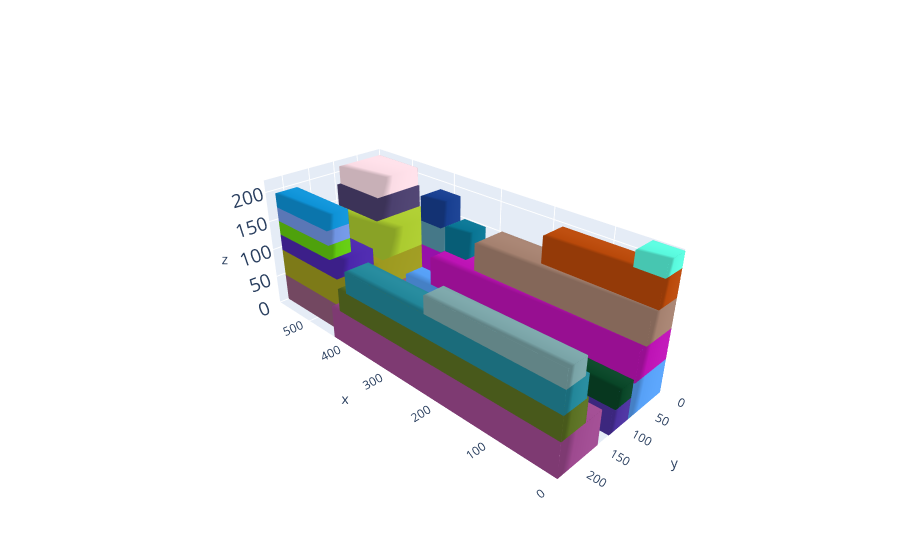

Write notebook code for a chart like this one.
### Code cell
# cont, execution_time,total_volume = MLCP_function(alpha=1,beta=0.0,gamma=0,delta=0,p=0,instance=2)
# cont, execution_time,total_volume = MLCP_function(alpha=1.0,beta=3.0,gamma=0.1,delta=0.2,p=0.02,instance=2)

L = cont.l;W = cont.w; H = cont.h

box_dims = []
for aabb in cont.aabbs:
  box_dims.append([aabb.xmin,aabb.ymin,aabb.zmin,aabb.xmax,aabb.ymax,aabb.zmax])

bxplot.plot_container([L,W,H], box_dims)

### Figure 1 — Plotly figure (JSON) as saved in the notebook; plotly's stock layout.template omitted (floating-point values rounded to 4 significant figures)
{"data": [{"color": "rgb(239.71996270309518,45.638687907709645,42.11473440961107)", "i": [7, 0, 0, 0, 4, 4, 2, 6, 4, 0, 3, 7], "j": [3, 4, 1, 2, 5, 6, 5, 5, 0, 1, 2, 2], "k": [0, 7, 2, 3, 6, 7, 1, 2, 5, 5, 7, 6], "opacity": 1, "type": "mesh3d", "x": [0, 0, 432, 432, 0, 0, 432, 432], "y": [0, 82, 82, 0, 0, 82, 82, 0], "z": [0, 0, 0, 0, 56, 56, 56, 56]}, {"color": "rgb(86.17395321614731,159.98879813027418,246.25442906032313)", "i": [7, 0, 0, 0, 4, 4, 2, 6, 4, 0, 3, 7], "j": [3, 4, 1, 2, 5, 6, 5, 5, 0, 1, 2, 2], "k": [0, 7, 2, 3, 6, 7, 1, 2, 5, 5, 7, 6], "opacity": 1, "type": "mesh3d", "x": [0, 0, 432, 432, 0, 0, 432, 432], "y": [0, 82, 82, 0, 0, 82, 82, 0], "z": [0, 0, 0, 0, 56, 56, 56, 56]}, {"color": "rgb(109.78138781756887,122.45307881513217,188.88951881251177)", "i": [7, 0, 0, 0, 4, 4, 2, 6, 4, 0, 3, 7], "j": [3, 4, 1, 2, 5, 6, 5, 5, 0, 1, 2, 2], "k": [0, 7, 2, 3, 6, 7, 1, 2, 5, 5, 7, 6], "opacity": 1, "type": "mesh3d", "x": [0, 0, 432, 432, 0, 0, 432, 432], "y": [151, 233, 233, 151, 151, 233, 233, 151], "z": [0, 0, 0, 0, 56, 56, 56, 56]}, {"color": "rgb(156.93474734160114,72.76754325219584,142.69630002205187)", "i": [7, 0, 0, 0, 4, 4, 2, 6, 4, 0, 3, 7], "j": [3, 4, 1, 2, 5, 6, 5, 5, 0, 1, 2, 2], "k": [0, 7, 2, 3, 6, 7, 1, 2, 5, 5, 7, 6], "opacity": 1, "type": "mesh3d", "x": [0, 0, 432, 432, 0, 0, 432, 432], "y": [151, 233, 233, 151, 151, 233, 233, 151], "z": [0, 0, 0, 0, 56, 56, 56, 56]}, {"color": "rgb(160.00973932087746,140.15762848449864,239.92629074510756)", "i": [7, 0, 0, 0, 4, 4, 2, 6, 4, 0, 3, 7], "j": [3, 4, 1, 2, 5, 6, 5, 5, 0, 1, 2, 2], "k": [0, 7, 2, 3, 6, 7, 1, 2, 5, 5, 7, 6], "opacity": 1, "type": "mesh3d", "x": [435, 435, 587, 587, 435, 435, 587, 587], "y": [0, 216, 216, 0, 0, 216, 216, 0], "z": [0, 0, 0, 0, 47, 47, 47, 47]}, {"color": "rgb(143.51838330286918,90.53178796828486,121.59140352094477)", "i": [7, 0, 0, 0, 4, 4, 2, 6, 4, 0, 3, 7], "j": [3, 4, 1, 2, 5, 6, 5, 5, 0, 1, 2, 2], "k": [0, 7, 2, 3, 6, 7, 1, 2, 5, 5, 7, 6], "opacity": 1, "type": "mesh3d", "x": [435, 435, 587, 587, 435, 435, 587, 587], "y": [0, 216, 216, 0, 0, 216, 216, 0], "z": [0, 0, 0, 0, 47, 47, 47, 47]}, {"color": "rgb(215.75103091171948,195.3410846701195,229.54663373615742)", "i": [7, 0, 0, 0, 4, 4, 2, 6, 4, 0, 3, 7], "j": [3, 4, 1, 2, 5, 6, 5, 5, 0, 1, 2, 2], "k": [0, 7, 2, 3, 6, 7, 1, 2, 5, 5, 7, 6], "opacity": 1, "type": "mesh3d", "x": [435, 435, 587, 587, 435, 435, 587, 587], "y": [0, 216, 216, 0, 0, 216, 216, 0], "z": [47, 47, 47, 47, 94, 94, 94, 94]}, {"color": "rgb(155.9347803661718,152.7224188084303,30.513604891228336)", "i": [7, 0, 0, 0, 4, 4, 2, 6, 4, 0, 3, 7], "j": [3, 4, 1, 2, 5, 6, 5, 5, 0, 1, 2, 2], "k": [0, 7, 2, 3, 6, 7, 1, 2, 5, 5, 7, 6], "opacity": 1, "type": "mesh3d", "x": [435, 435, 587, 587, 435, 435, 587, 587], "y": [0, 216, 216, 0, 0, 216, 216, 0], "z": [47, 47, 47, 47, 94, 94, 94, 94]}, {"color": "rgb(214.7850243144843,25.110520801253937,19.480719410284312)", "i": [7, 0, 0, 0, 4, 4, 2, 6, 4, 0, 3, 7], "j": [3, 4, 1, 2, 5, 6, 5, 5, 0, 1, 2, 2], "k": [0, 7, 2, 3, 6, 7, 1, 2, 5, 5, 7, 6], "opacity": 1, "type": "mesh3d", "x": [0, 0, 376, 376, 0, 0, 376, 376], "y": [0, 78, 78, 0, 0, 78, 78, 0], "z": [56, 56, 56, 56, 105, 105, 105, 105]}, {"color": "rgb(188.693891566413,18.672935682080197,180.62954658908473)", "i": [7, 0, 0, 0, 4, 4, 2, 6, 4, 0, 3, 7], "j": [3, 4, 1, 2, 5, 6, 5, 5, 0, 1, 2, 2], "k": [0, 7, 2, 3, 6, 7, 1, 2, 5, 5, 7, 6], "opacity": 1, "type": "mesh3d", "x": [0, 0, 376, 376, 0, 0, 376, 376], "y": [0, 78, 78, 0, 0, 78, 78, 0], "z": [56, 56, 56, 56, 105, 105, 105, 105]}, {"color": "rgb(139.31307323274316,111.81597681461506,53.75451017272592)", "i": [7, 0, 0, 0, 4, 4, 2, 6, 4, 0, 3, 7], "j": [3, 4, 1, 2, 5, 6, 5, 5, 0, 1, 2, 2], "k": [0, 7, 2, 3, 6, 7, 1, 2, 5, 5, 7, 6], "opacity": 1, "type": "mesh3d", "x": [0, 0, 412, 412, 0, 0, 412, 412], "y": [185, 233, 233, 185, 185, 233, 233, 185], "z": [56, 56, 56, 56, 94, 94, 94, 94]}, {"color": "rgb(89.58286478514468,111.51205717119944,33.72429439468622)", "i": [7, 0, 0, 0, 4, 4, 2, 6, 4, 0, 3, 7], "j": [3, 4, 1, 2, 5, 6, 5, 5, 0, 1, 2, 2], "k": [0, 7, 2, 3, 6, 7, 1, 2, 5, 5, 7, 6], "opacity": 1, "type": "mesh3d", "x": [0, 0, 412, 412, 0, 0, 412, 412], "y": [185, 233, 233, 185, 185, 233, 233, 185], "z": [56, 56, 56, 56, 94, 94, 94, 94]}, {"color": "rgb(155.95920769859788,49.44523501404612,13.632754755199926)", "i": [7, 0, 0, 0, 4, 4, 2, 6, 4, 0, 3, 7], "j": [3, 4, 1, 2, 5, 6, 5, 5, 0, 1, 2, 2], "k": [0, 7, 2, 3, 6, 7, 1, 2, 5, 5, 7, 6], "opacity": 1, "type": "mesh3d", "x": [0, 0, 392, 392, 0, 0, 392, 392], "y": [82, 126, 126, 82, 82, 126, 126, 82], "z": [0, 0, 0, 0, 36, 36, 36, 36]}, {"color": "rgb(74.97257881470257,48.84637602948821,157.64280431417802)", "i": [7, 0, 0, 0, 4, 4, 2, 6, 4, 0, 3, 7], "j": [3, 4, 1, 2, 5, 6, 5, 5, 0, 1, 2, 2], "k": [0, 7, 2, 3, 6, 7, 1, 2, 5, 5, 7, 6], "opacity": 1, "type": "mesh3d", "x": [0, 0, 392, 392, 0, 0, 392, 392], "y": [82, 126, 126, 82, 82, 126, 126, 82], "z": [0, 0, 0, 0, 36, 36, 36, 36]}, {"color": "rgb(205.27574727523267,227.61304681885895,206.07844037951688)", "i": [7, 0, 0, 0, 4, 4, 2, 6, 4, 0, 3, 7], "j": [3, 4, 1, 2, 5, 6, 5, 5, 0, 1, 2, 2], "k": [0, 7, 2, 3, 6, 7, 1, 2, 5, 5, 7, 6], "opacity": 1, "type": "mesh3d", "x": [439, 439, 587, 587, 439, 439, 587, 587], "y": [0, 124, 124, 0, 0, 124, 124, 0], "z": [94, 94, 94, 94, 140, 140, 140, 140]}, {"color": "rgb(171.4006017664302,202.87786889398882,47.41995381496339)", "i": [7, 0, 0, 0, 4, 4, 2, 6, 4, 0, 3, 7], "j": [3, 4, 1, 2, 5, 6, 5, 5, 0, 1, 2, 2], "k": [0, 7, 2, 3, 6, 7, 1, 2, 5, 5, 7, 6], "opacity": 1, "type": "mesh3d", "x": [439, 439, 587, 587, 439, 439, 587, 587], "y": [0, 124, 124, 0, 0, 124, 124, 0], "z": [94, 94, 94, 94, 140, 140, 140, 140]}, {"color": "rgb(233.80151980380663,130.0069925396832,206.1879027815649)", "i": [7, 0, 0, 0, 4, 4, 2, 6, 4, 0, 3, 7], "j": [3, 4, 1, 2, 5, 6, 5, 5, 0, 1, 2, 2], "k": [0, 7, 2, 3, 6, 7, 1, 2, 5, 5, 7, 6], "opacity": 1, "type": "mesh3d", "x": [0, 0, 392, 392, 0, 0, 392, 392], "y": [189, 233, 233, 189, 189, 233, 233, 189], "z": [94, 94, 94, 94, 130, 130, 130, 130]}, {"color": "rgb(34.10146235064873,134.52117640071052,153.32080909097937)", "i": [7, 0, 0, 0, 4, 4, 2, 6, 4, 0, 3, 7], "j": [3, 4, 1, 2, 5, 6, 5, 5, 0, 1, 2, 2], "k": [0, 7, 2, 3, 6, 7, 1, 2, 5, 5, 7, 6], "opacity": 1, "type": "mesh3d", "x": [0, 0, 392, 392, 0, 0, 392, 392], "y": [189, 233, 233, 189, 189, 233, 233, 189], "z": [94, 94, 94, 94, 130, 130, 130, 130]}, {"color": "rgb(180.85961726978846,56.341124902646335,3.7261560395910194)", "i": [7, 0, 0, 0, 4, 4, 2, 6, 4, 0, 3, 7], "j": [3, 4, 1, 2, 5, 6, 5, 5, 0, 1, 2, 2], "k": [0, 7, 2, 3, 6, 7, 1, 2, 5, 5, 7, 6], "opacity": 1, "type": "mesh3d", "x": [0, 0, 296, 296, 0, 0, 296, 296], "y": [0, 62, 62, 0, 0, 62, 62, 0], "z": [105, 105, 105, 105, 151, 151, 151, 151]}, {"color": "rgb(164.5936190931633,128.83720185300012,111.4115719148175)", "i": [7, 0, 0, 0, 4, 4, 2, 6, 4, 0, 3, 7], "j": [3, 4, 1, 2, 5, 6, 5, 5, 0, 1, 2, 2], "k": [0, 7, 2, 3, 6, 7, 1, 2, 5, 5, 7, 6], "opacity": 1, "type": "mesh3d", "x": [0, 0, 296, 296, 0, 0, 296, 296], "y": [0, 62, 62, 0, 0, 62, 62, 0], "z": [105, 105, 105, 105, 151, 151, 151, 151]}, {"color": "rgb(247.12708164153943,249.4220375595177,46.06429530506996)", "i": [7, 0, 0, 0, 4, 4, 2, 6, 4, 0, 3, 7], "j": [3, 4, 1, 2, 5, 6, 5, 5, 0, 1, 2, 2], "k": [0, 7, 2, 3, 6, 7, 1, 2, 5, 5, 7, 6], "opacity": 1, "type": "mesh3d", "x": [437, 437, 587, 587, 437, 437, 587, 587], "y": [144, 216, 216, 144, 144, 216, 216, 144], "z": [94, 94, 94, 94, 122, 122, 122, 122]}, {"color": "rgb(74.7193023495466,38.74771499381082,171.4098387163023)", "i": [7, 0, 0, 0, 4, 4, 2, 6, 4, 0, 3, 7], "j": [3, 4, 1, 2, 5, 6, 5, 5, 0, 1, 2, 2], "k": [0, 7, 2, 3, 6, 7, 1, 2, 5, 5, 7, 6], "opacity": 1, "type": "mesh3d", "x": [437, 437, 587, 587, 437, 437, 587, 587], "y": [144, 216, 216, 144, 144, 216, 216, 144], "z": [94, 94, 94, 94, 122, 122, 122, 122]}, {"color": "rgb(116.04152538904442,97.1314258310935,216.41687106952918)", "i": [7, 0, 0, 0, 4, 4, 2, 6, 4, 0, 3, 7], "j": [3, 4, 1, 2, 5, 6, 5, 5, 0, 1, 2, 2], "k": [0, 7, 2, 3, 6, 7, 1, 2, 5, 5, 7, 6], "opacity": 1, "type": "mesh3d", "x": [0, 0, 300, 300, 0, 0, 300, 300], "y": [82, 118, 118, 82, 82, 118, 118, 82], "z": [36, 36, 36, 36, 64, 64, 64, 64]}, {"color": "rgb(8.308375102642396,69.02685766827256,38.787473843897175)", "i": [7, 0, 0, 0, 4, 4, 2, 6, 4, 0, 3, 7], "j": [3, 4, 1, 2, 5, 6, 5, 5, 0, 1, 2, 2], "k": [0, 7, 2, 3, 6, 7, 1, 2, 5, 5, 7, 6], "opacity": 1, "type": "mesh3d", "x": [0, 0, 300, 300, 0, 0, 300, 300], "y": [82, 118, 118, 82, 82, 118, 118, 82], "z": [36, 36, 36, 36, 64, 64, 64, 64]}, {"color": "rgb(24.317904340598304,46.2130008343153,165.7943808330314)", "i": [7, 0, 0, 0, 4, 4, 2, 6, 4, 0, 3, 7], "j": [3, 4, 1, 2, 5, 6, 5, 5, 0, 1, 2, 2], "k": [0, 7, 2, 3, 6, 7, 1, 2, 5, 5, 7, 6], "opacity": 1, "type": "mesh3d", "x": [0, 0, 225, 225, 0, 0, 225, 225], "y": [197, 233, 233, 197, 197, 233, 233, 197], "z": [130, 130, 130, 130, 158, 158, 158, 158]}, {"color": "rgb(120.94725257340016,163.19174811371448,166.4839724930306)", "i": [7, 0, 0, 0, 4, 4, 2, 6, 4, 0, 3, 7], "j": [3, 4, 1, 2, 5, 6, 5, 5, 0, 1, 2, 2], "k": [0, 7, 2, 3, 6, 7, 1, 2, 5, 5, 7, 6], "opacity": 1, "type": "mesh3d", "x": [0, 0, 225, 225, 0, 0, 225, 225], "y": [197, 233, 233, 197, 197, 233, 233, 197], "z": [130, 130, 130, 130, 158, 158, 158, 158]}, {"color": "rgb(187.4015518430417,224.12420193463697,36.262979252763)", "i": [7, 0, 0, 0, 4, 4, 2, 6, 4, 0, 3, 7], "j": [3, 4, 1, 2, 5, 6, 5, 5, 0, 1, 2, 2], "k": [0, 7, 2, 3, 6, 7, 1, 2, 5, 5, 7, 6], "opacity": 1, "type": "mesh3d", "x": [452, 452, 587, 587, 452, 452, 587, 587], "y": [175, 216, 216, 175, 175, 216, 216, 175], "z": [122, 122, 122, 122, 146, 146, 146, 146]}, {"color": "rgb(97.43351701554735,200.71743318034282,14.401656562296976)", "i": [7, 0, 0, 0, 4, 4, 2, 6, 4, 0, 3, 7], "j": [3, 4, 1, 2, 5, 6, 5, 5, 0, 1, 2, 2], "k": [0, 7, 2, 3, 6, 7, 1, 2, 5, 5, 7, 6], "opacity": 1, "type": "mesh3d", "x": [452, 452, 587, 587, 452, 452, 587, 587], "y": [175, 216, 216, 175, 175, 216, 216, 175], "z": [122, 122, 122, 122, 146, 146, 146, 146]}, {"color": "rgb(251.4390690579463,37.57389792930276,170.54756273452293)", "i": [7, 0, 0, 0, 4, 4, 2, 6, 4, 0, 3, 7], "j": [3, 4, 1, 2, 5, 6, 5, 5, 0, 1, 2, 2], "k": [0, 7, 2, 3, 6, 7, 1, 2, 5, 5, 7, 6], "opacity": 1, "type": "mesh3d", "x": [484, 484, 587, 587, 484, 484, 587, 587], "y": [0, 96, 96, 0, 0, 96, 96, 0], "z": [140, 140, 140, 140, 178, 178, 178, 178]}, {"color": "rgb(75.52678192242239,64.18161524910036,110.25543503566297)", "i": [7, 0, 0, 0, 4, 4, 2, 6, 4, 0, 3, 7], "j": [3, 4, 1, 2, 5, 6, 5, 5, 0, 1, 2, 2], "k": [0, 7, 2, 3, 6, 7, 1, 2, 5, 5, 7, 6], "opacity": 1, "type": "mesh3d", "x": [484, 484, 587, 587, 484, 484, 587, 587], "y": [0, 96, 96, 0, 0, 96, 96, 0], "z": [140, 140, 140, 140, 178, 178, 178, 178]}, {"color": "rgb(204.13741123700842,38.769878204039834,209.7673410537644)", "i": [7, 0, 0, 0, 4, 4, 2, 6, 4, 0, 3, 7], "j": [3, 4, 1, 2, 5, 6, 5, 5, 0, 1, 2, 2], "k": [0, 7, 2, 3, 6, 7, 1, 2, 5, 5, 7, 6], "opacity": 1, "type": "mesh3d", "x": [0, 0, 184, 184, 0, 0, 184, 184], "y": [0, 45, 45, 0, 0, 45, 45, 0], "z": [151, 151, 151, 151, 194, 194, 194, 194]}, {"color": "rgb(184.5609745602189,72.87967430633073,10.006263325572231)", "i": [7, 0, 0, 0, 4, 4, 2, 6, 4, 0, 3, 7], "j": [3, 4, 1, 2, 5, 6, 5, 5, 0, 1, 2, 2], "k": [0, 7, 2, 3, 6, 7, 1, 2, 5, 5, 7, 6], "opacity": 1, "type": "mesh3d", "x": [0, 0, 184, 184, 0, 0, 184, 184], "y": [0, 45, 45, 0, 0, 45, 45, 0], "z": [151, 151, 151, 151, 194, 194, 194, 194]}, {"color": "rgb(209.48339419218223,31.777235239740723,79.64003528155368)", "i": [7, 0, 0, 0, 4, 4, 2, 6, 4, 0, 3, 7], "j": [3, 4, 1, 2, 5, 6, 5, 5, 0, 1, 2, 2], "k": [0, 7, 2, 3, 6, 7, 1, 2, 5, 5, 7, 6], "opacity": 1, "type": "mesh3d", "x": [452, 452, 587, 587, 452, 452, 587, 587], "y": [175, 216, 216, 175, 175, 216, 216, 175], "z": [146, 146, 146, 146, 170, 170, 170, 170]}, {"color": "rgb(112.1266835317338,148.70989817056983,226.9379985401388)", "i": [7, 0, 0, 0, 4, 4, 2, 6, 4, 0, 3, 7], "j": [3, 4, 1, 2, 5, 6, 5, 5, 0, 1, 2, 2], "k": [0, 7, 2, 3, 6, 7, 1, 2, 5, 5, 7, 6], "opacity": 1, "type": "mesh3d", "x": [452, 452, 587, 587, 452, 452, 587, 587], "y": [175, 216, 216, 175, 175, 216, 216, 175], "z": [146, 146, 146, 146, 170, 170, 170, 170]}, {"color": "rgb(66.51661520319013,36.29487122259392,6.518526668333838)", "i": [7, 0, 0, 0, 4, 4, 2, 6, 4, 0, 3, 7], "j": [3, 4, 1, 2, 5, 6, 5, 5, 0, 1, 2, 2], "k": [0, 7, 2, 3, 6, 7, 1, 2, 5, 5, 7, 6], "opacity": 1, "type": "mesh3d", "x": [487, 487, 587, 587, 487, 487, 587, 587], "y": [0, 89, 89, 0, 0, 89, 89, 0], "z": [178, 178, 178, 178, 209, 209, 209, 209]}, {"color": "rgb(250.46305071324662,219.90006130846223,228.95187133139387)", "i": [7, 0, 0, 0, 4, 4, 2, 6, 4, 0, 3, 7], "j": [3, 4, 1, 2, 5, 6, 5, 5, 0, 1, 2, 2], "k": [0, 7, 2, 3, 6, 7, 1, 2, 5, 5, 7, 6], "opacity": 1, "type": "mesh3d", "x": [487, 487, 587, 587, 487, 487, 587, 587], "y": [0, 89, 89, 0, 0, 89, 89, 0], "z": [178, 178, 178, 178, 209, 209, 209, 209]}, {"color": "rgb(106.939014271663,52.97202750620939,148.78381259823644)", "i": [7, 0, 0, 0, 4, 4, 2, 6, 4, 0, 3, 7], "j": [3, 4, 1, 2, 5, 6, 5, 5, 0, 1, 2, 2], "k": [0, 7, 2, 3, 6, 7, 1, 2, 5, 5, 7, 6], "opacity": 1, "type": "mesh3d", "x": [452, 452, 587, 587, 452, 452, 587, 587], "y": [175, 216, 216, 175, 175, 216, 216, 175], "z": [170, 170, 170, 170, 194, 194, 194, 194]}, {"color": "rgb(13.86784457647043,146.0131572873268,214.49156224365387)", "i": [7, 0, 0, 0, 4, 4, 2, 6, 4, 0, 3, 7], "j": [3, 4, 1, 2, 5, 6, 5, 5, 0, 1, 2, 2], "k": [0, 7, 2, 3, 6, 7, 1, 2, 5, 5, 7, 6], "opacity": 1, "type": "mesh3d", "x": [452, 452, 587, 587, 452, 452, 587, 587], "y": [175, 216, 216, 175, 175, 216, 216, 175], "z": [170, 170, 170, 170, 194, 194, 194, 194]}, {"color": "rgb(173.05927858899423,33.009762622906244,79.3746673780941)", "i": [7, 0, 0, 0, 4, 4, 2, 6, 4, 0, 3, 7], "j": [3, 4, 1, 2, 5, 6, 5, 5, 0, 1, 2, 2], "k": [0, 7, 2, 3, 6, 7, 1, 2, 5, 5, 7, 6], "opacity": 1, "type": "mesh3d", "x": [0, 0, 45, 45, 0, 0, 45, 45], "y": [0, 41, 41, 0, 0, 41, 41, 0], "z": [194, 194, 194, 194, 218, 218, 218, 218]}, {"color": "rgb(88.40454931425484,248.10965482342243,220.6697338486709)", "i": [7, 0, 0, 0, 4, 4, 2, 6, 4, 0, 3, 7], "j": [3, 4, 1, 2, 5, 6, 5, 5, 0, 1, 2, 2], "k": [0, 7, 2, 3, 6, 7, 1, 2, 5, 5, 7, 6], "opacity": 1, "type": "mesh3d", "x": [0, 0, 45, 45, 0, 0, 45, 45], "y": [0, 41, 41, 0, 0, 41, 41, 0], "z": [194, 194, 194, 194, 218, 218, 218, 218]}, {"color": "rgb(231.79815099534213,169.58320788753758,185.45987162239018)", "i": [7, 0, 0, 0, 4, 4, 2, 6, 4, 0, 3, 7], "j": [3, 4, 1, 2, 5, 6, 5, 5, 0, 1, 2, 2], "k": [0, 7, 2, 3, 6, 7, 1, 2, 5, 5, 7, 6], "opacity": 1, "type": "mesh3d", "x": [386, 386, 432, 432, 386, 386, 432, 432], "y": [0, 45, 45, 0, 0, 45, 45, 0], "z": [56, 56, 56, 56, 99, 99, 99, 99]}, {"color": "rgb(187.3180359852545,21.580157308352643,211.28102039561472)", "i": [7, 0, 0, 0, 4, 4, 2, 6, 4, 0, 3, 7], "j": [3, 4, 1, 2, 5, 6, 5, 5, 0, 1, 2, 2], "k": [0, 7, 2, 3, 6, 7, 1, 2, 5, 5, 7, 6], "opacity": 1, "type": "mesh3d", "x": [386, 386, 432, 432, 386, 386, 432, 432], "y": [0, 45, 45, 0, 0, 45, 45, 0], "z": [56, 56, 56, 56, 99, 99, 99, 99]}, {"color": "rgb(33.324108636348065,90.27209689886315,239.50964316932198)", "i": [7, 0, 0, 0, 4, 4, 2, 6, 4, 0, 3, 7], "j": [3, 4, 1, 2, 5, 6, 5, 5, 0, 1, 2, 2], "k": [0, 7, 2, 3, 6, 7, 1, 2, 5, 5, 7, 6], "opacity": 1, "type": "mesh3d", "x": [386, 386, 432, 432, 386, 386, 432, 432], "y": [0, 45, 45, 0, 0, 45, 45, 0], "z": [99, 99, 99, 99, 142, 142, 142, 142]}, {"color": "rgb(86.41051753111242,149.75159671127446,169.74091830932934)", "i": [7, 0, 0, 0, 4, 4, 2, 6, 4, 0, 3, 7], "j": [3, 4, 1, 2, 5, 6, 5, 5, 0, 1, 2, 2], "k": [0, 7, 2, 3, 6, 7, 1, 2, 5, 5, 7, 6], "opacity": 1, "type": "mesh3d", "x": [386, 386, 432, 432, 386, 386, 432, 432], "y": [0, 45, 45, 0, 0, 45, 45, 0], "z": [99, 99, 99, 99, 142, 142, 142, 142]}, {"color": "rgb(232.07432800896208,168.46225059753334,99.39354714332735)", "i": [7, 0, 0, 0, 4, 4, 2, 6, 4, 0, 3, 7], "j": [3, 4, 1, 2, 5, 6, 5, 5, 0, 1, 2, 2], "k": [0, 7, 2, 3, 6, 7, 1, 2, 5, 5, 7, 6], "opacity": 1, "type": "mesh3d", "x": [386, 386, 432, 432, 386, 386, 432, 432], "y": [0, 45, 45, 0, 0, 45, 45, 0], "z": [142, 142, 142, 142, 185, 185, 185, 185]}, {"color": "rgb(23.62788705474348,62.44542741023618,143.77459168709171)", "i": [7, 0, 0, 0, 4, 4, 2, 6, 4, 0, 3, 7], "j": [3, 4, 1, 2, 5, 6, 5, 5, 0, 1, 2, 2], "k": [0, 7, 2, 3, 6, 7, 1, 2, 5, 5, 7, 6], "opacity": 1, "type": "mesh3d", "x": [386, 386, 432, 432, 386, 386, 432, 432], "y": [0, 45, 45, 0, 0, 45, 45, 0], "z": [142, 142, 142, 142, 185, 185, 185, 185]}, {"color": "rgb(85.35801365308436,161.9881626773494,29.03660479739241)", "i": [7, 0, 0, 0, 4, 4, 2, 6, 4, 0, 3, 7], "j": [3, 4, 1, 2, 5, 6, 5, 5, 0, 1, 2, 2], "k": [0, 7, 2, 3, 6, 7, 1, 2, 5, 5, 7, 6], "opacity": 1, "type": "mesh3d", "x": [330, 330, 376, 376, 330, 330, 376, 376], "y": [0, 45, 45, 0, 0, 45, 45, 0], "z": [105, 105, 105, 105, 148, 148, 148, 148]}, {"color": "rgb(9.10658572190291,116.82118068384538,147.32120817110933)", "i": [7, 0, 0, 0, 4, 4, 2, 6, 4, 0, 3, 7], "j": [3, 4, 1, 2, 5, 6, 5, 5, 0, 1, 2, 2], "k": [0, 7, 2, 3, 6, 7, 1, 2, 5, 5, 7, 6], "opacity": 1, "type": "mesh3d", "x": [330, 330, 376, 376, 330, 330, 376, 376], "y": [0, 45, 45, 0, 0, 45, 45, 0], "z": [105, 105, 105, 105, 148, 148, 148, 148]}], "layout": {"autosize": false, "margin": {"b": 0, "l": 0, "r": 0, "t": 0}, "paper_bgcolor": "rgba(0,0,0,0)", "scene": {"camera": {"center": {"x": 0, "y": 0, "z": 0}, "eye": {"x": -2, "y": 2, "z": 1.5}, "up": {"x": 0, "y": 0, "z": 1}}, "xaxis": {"nticks": 10, "range": [0, 587], "showspikes": false}, "yaxis": {"nticks": 5, "range": [0, 233], "showspikes": false}, "zaxis": {"nticks": 5, "range": [0, 220], "tickfont": {"size": 15}}}}}
